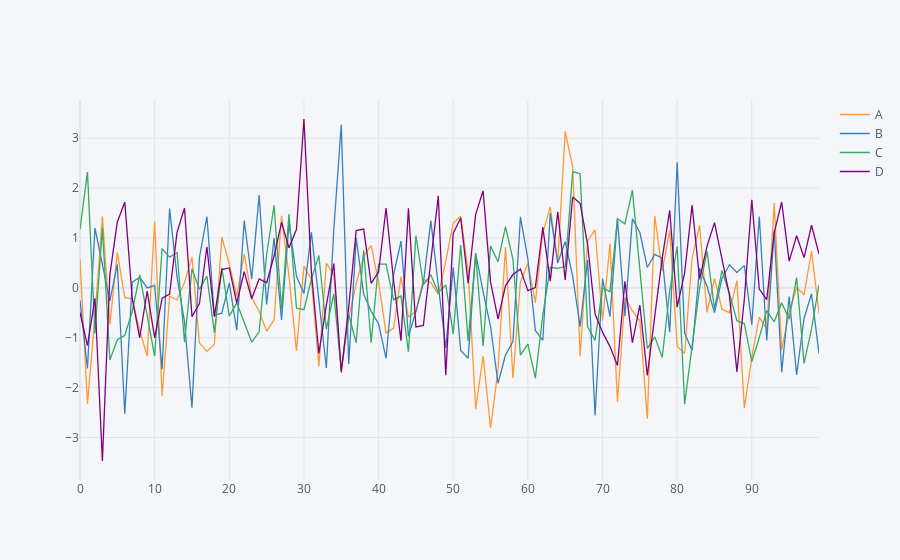

Source (notebook cell):
### Markdown cell above
## Usando Cufflinks e iplot()

* scatter
* bar
* box
* spread
* ratio
* heatmap
* surface
* histogram
* bubble

### Code cell
df.iplot()
